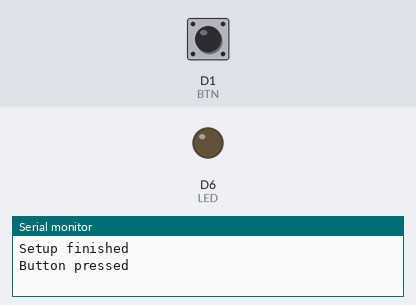
Recording of a sketch running on a simulated ESP8266 (NodeMCU). Parts: output pins drawn as LEDs (lit = HIGH), the last lines printed to the serial monitor. The test bench sets the inputs (shaded band); at power-on: D1 (BTN) HIGH.

Above: at 1.2 s.
1.3 s: D1 (BTN) pulled LOW for 0.15 s
At 1.37 s:
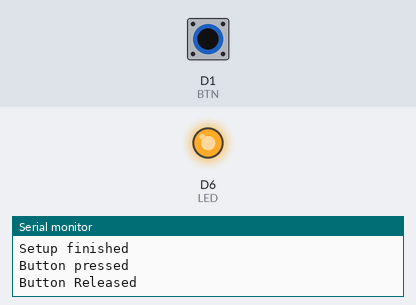
2.9 s: D1 (BTN) pulled LOW for 3.2 s
At 6.8 s:
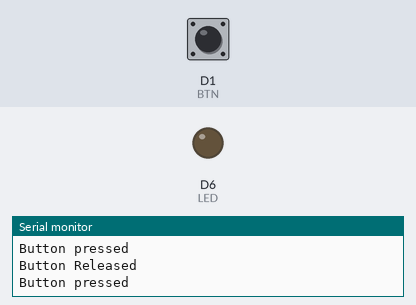
Timing chart, 0 to 8.3 s (numbered marks = the images above; inputs shaded):
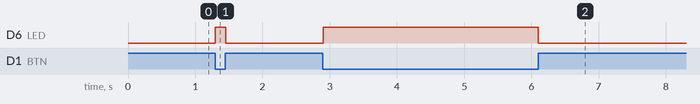

The sketch:

esp-now-master.ino
```cpp
//==========================================================================================//
// THIS CODE IS MASTER - SEND BUTTON                                                        //
// Edited and Adapted by: Engineer Jemerson Marques, On: 12.10.2019 - FVM Learning website  //
// Available at: https://www.fvml.com.br and on Youtube channel                             //
// https://www.youtube.com/c/FVMLearning - I hope you have fun - Good luck                  //
//------------------------------------------------------------------------------------------//

#include <ESP8266WiFi.h>
extern "C" {
    #include <espnow.h>
}
// This is the MAC Address of the slave which receives the data
uint8_t mac[] = {0x36, 0x33, 0x33, 0x33, 0x33, 0x33};
#define WIFI_CHANNEL 4
int prevstate = LOW;
#define BTN D1
#define LED D6
//===========================================================================================
// must match the slave struct
struct __attribute__((packed))
DataStruct {
char text[32];
};
DataStruct buttonpressed;

struct __attribute__((packed))
DataStruct2 {
char text[32];
};
DataStruct2 buttonreleased;

//============================================================================================
void setup() {
  pinMode(BTN,INPUT_PULLUP);
  pinMode(LED,OUTPUT);
    Serial.begin(115200); Serial.println();
    Serial.println("Starting EspnowController.ino");
    WiFi.mode(WIFI_STA); // Station mode for esp-now controller
    WiFi.disconnect();
    Serial.printf("This mac: %s, ", WiFi.macAddress().c_str());
    Serial.printf("slave mac: %02x%02x%02x%02x%02x%02x", mac[0], mac[1], mac[2], mac[3], mac[4], mac[5]);
    Serial.printf(", channel: %i\n", WIFI_CHANNEL);
    if (esp_now_init() != 0)
    {
    Serial.println("*** ESP_Now initialization failed");
    }
    esp_now_set_self_role(ESP_NOW_ROLE_CONTROLLER);
    esp_now_add_peer(mac, ESP_NOW_ROLE_SLAVE, WIFI_CHANNEL, NULL, 0);
    strcpy(buttonpressed.text,"Button pressed");
    strcpy(buttonreleased.text,"Button Released");
    Serial.println("Setup finished");
}

//============================================================================================
void loop() {
    sendData();
}

//============================================================================================
void sendData() {
  int currentstate = digitalRead(BTN);
  if(prevstate != currentstate){
    if(currentstate == HIGH){
       uint8_t bs[sizeof(buttonpressed)];
        memcpy(bs, &buttonpressed, sizeof(buttonpressed));
        esp_now_send(NULL, bs, sizeof(buttonpressed));
        Serial.println(buttonpressed.text);
        digitalWrite(LED, LOW);
    }else if(currentstate == LOW){
        uint8_t bs[sizeof(buttonreleased)];
        memcpy(bs, &buttonreleased, sizeof(buttonreleased));
        esp_now_send(NULL, bs, sizeof(buttonreleased));
      Serial.println(buttonreleased.text);
      digitalWrite(LED, HIGH);
    }
  }prevstate = currentstate;
}

//====================================== www.fvml.com.br =====================================
```

Measured:
- after the input at 1.3 s, D6 (LED): LOW → HIGH at once, → LOW 0.15 s later
- after the input at 2.9 s, D6 (LED): LOW → HIGH at once, → LOW 3.2 s later
